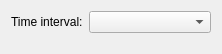
<?xml version="1.0" encoding="UTF-8"?>
<ui version="4.0">
 <class>TimeIntervalConfEditor</class>
 <widget class="QWidget" name="TimeIntervalConfEditor">
  <property name="geometry">
   <rect>
    <x>0</x>
    <y>0</y>
    <width>222</width>
    <height>54</height>
   </rect>
  </property>
  <property name="windowTitle">
   <string>Form</string>
  </property>
  <layout class="QFormLayout" name="formLayout">
   <item row="0" column="0">
    <widget class="QLabel" name="label">
     <property name="text">
      <string>Time interval:</string>
     </property>
    </widget>
   </item>
   <item row="0" column="1">
    <widget class="TimeIntervalComboBox" name="cbTimeInterval"/>
   </item>
  </layout>
 </widget>
 <customwidgets>
  <customwidget>
   <class>TimeIntervalComboBox</class>
   <extends>QComboBox</extends>
   <header>timeintervalcombobox.h</header>
  </customwidget>
 </customwidgets>
 <resources/>
 <connections/>
</ui>
